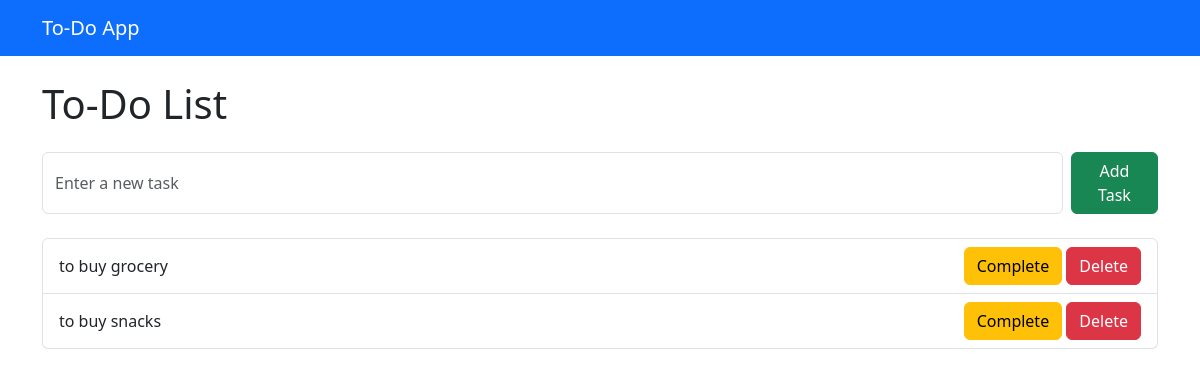
Before: / with the older database file.
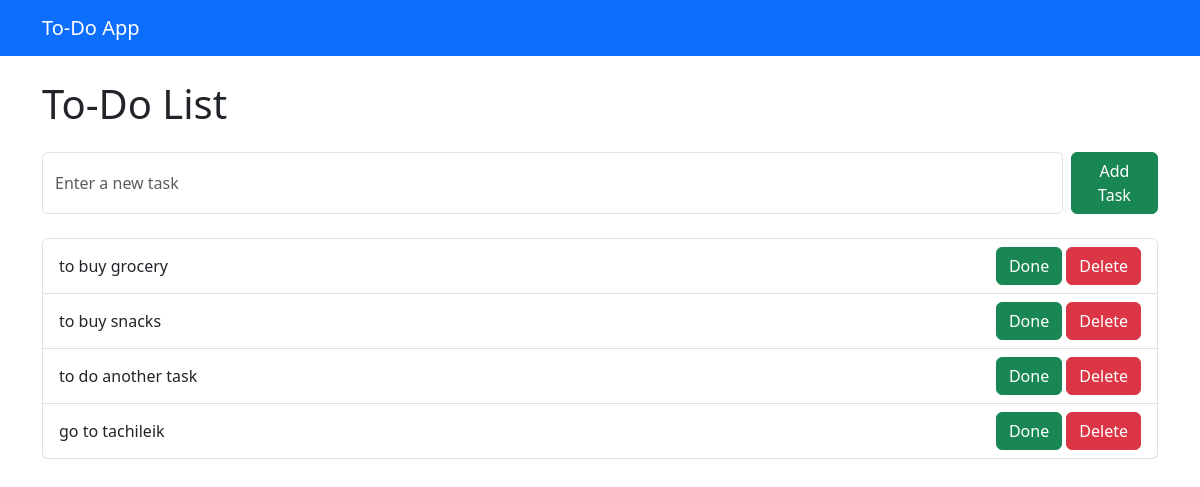
After: the same page with the newer database file.
### tables this page shows
CREATE TABLE tasks(
                   id INTEGER PRIMARY KEY AUTOINCREMENT,
                   description TEXT NOT NULL,
                   is_completed INTEGER DEFAULT 0);

### todo_list/app.py (the view)
@app.route("/")
def home():
    tasks = db.fetch_all_tasks()
    for task in tasks:
        print(task[0], task[1], task[2])
    return render_template("index.html", list=tasks)

### todo_list/db.py (called while the page is built)
def get_db_connection():
    conn = sqlite3.connect(db_name)
    conn.row_factory = sqlite3.Row
    return conn

def fetch_all_tasks():
    conn = get_db_connection()
    cursor = conn.cursor()
    cursor.execute("SELECT * FROM tasks")
    tasks = cursor.fetchall()
    conn.close()
    return tasks

### todo_list/templates/index.html (shortened to what this page needs)
<!DOCTYPE html>
<html lang="en">
  <head>
    <link
      href="https://cdn.jsdelivr.net/npm/bootstrap@5.3.0-alpha1/dist/css/bootstrap.min.css"
      rel="stylesheet"
    />
  </head>
  <body>
    <nav class="navbar navbar-expand-lg navbar-dark bg-primary">
      <div class="container">
        <a class="navbar-brand" href="#">To-Do App</a>
      </div>
    </nav>
    <div class="container mt-4">
      <h1 class="mb-4">To-Do List</h1>
      <form class="d-flex mb-4" method="POST" action="add-task">
        <input
          type="text"
          id="taskInput"
          class="form-control me-2"
          placeholder="Enter a new task"
          name="task_name"
        />
        <button type="submit" id="addTaskBtn" class="btn btn-success">
          Add Task
        </button>
      </form>
      <ul id="taskList" class="list-group">
        {% for task in list %}
        <li
          class="list-group-item d-flex justify-content-between align-items-center"
        >
          {{task.description}}
          <div>
            {% if task.is_completed == 0 %}
            <a href="/complete/{{task.id}}" class="btn btn-warning">Complete</a>
            {% else %}
            <a href="/complete/{{task.id}}" class="btn btn-success">Done</a>
            {% endif %}
            <a href="/delete/{{task.id}}" class="btn btn-danger">Delete</a>
          </div>
        </li>
        {% endfor %}
      </ul>
    </div>
  </body>
</html>

Changed rows visible on the page:
changed tasks "to buy grocery": is_completed "Complete" → "Done"
changed tasks "to buy snacks": is_completed "Complete" → "Done"
added tasks: description "to do another task"
added tasks: description "go to tachileik"
